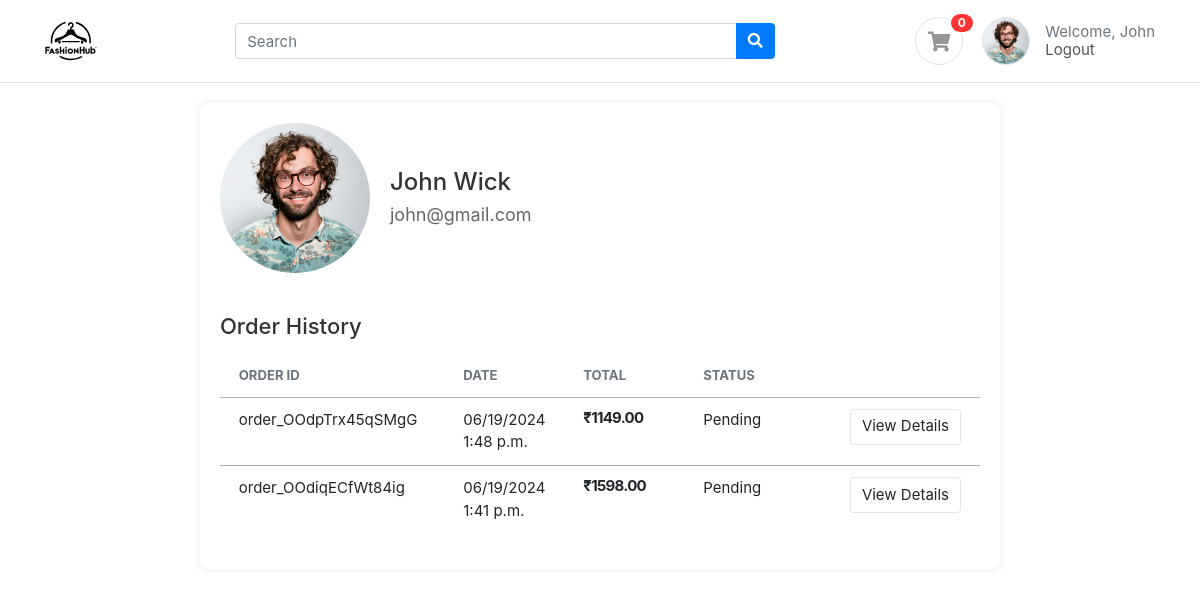
The app's page /accounts/profile/ (signed in) with its own data.
### accounts/models.py (models this page shows, shortened)
class Profile(BaseModel):
  user = models.OneToOneField(User, on_delete=models.CASCADE, related_name='profile')
  is_email_verified = models.BooleanField(default=True)
  email_token = models.CharField(max_length=100, null=True, blank=True)
  profile_image = models.ImageField(upload_to='profile')
  def get_cart_count(self):
    return CartItem.objects.filter(cart__is_paid = False, cart__user = self.user).count()

class Cart(BaseModel):
  user = models.ForeignKey(User, on_delete=models.CASCADE, related_name='carts')
  coupon = models.ForeignKey(Coupon, on_delete=models.SET_NULL, null=True, blank=True)
  is_paid = models.BooleanField(default=False)
  razor_pay_order_id = models.CharField(max_length=100, null=True, blank=True)
  status = models.CharField(max_length=100, default='Pending')
  def get_cart_total(self):
    cart_items = self.cart_items.all()
    price = []
    for cart_item in cart_items:
      price.append(cart_item.get_product_price())
    return sum(price)
  def get_discount_price(self):
    if self.coupon:
      if self.get_cart_total() >= self.coupon.minimum_amount:
        return self.coupon.discount_price
    return 0
  def get_total(self):
    return self.get_cart_total() - self.get_discount_price()

class CartItem(BaseModel):
  cart = models.ForeignKey(Cart, on_delete=models.CASCADE, related_name='cart_items')
  product = models.ForeignKey(Product, on_delete=models.SET_NULL, null=True, blank=True)
  quantity = models.IntegerField(default=1)
  color_variant = models.ForeignKey(ColorVariant, on_delete=models.SET_NULL, null=True, blank=True)
  size_variant = models.ForeignKey(SizeVariant, on_delete=models.SET_NULL, null=True, blank=True)
  def get_product_price(self):
    price = [self.product.price]
    if self.color_variant:
      color_variant_price = self.color_variant.price
      price.append(color_variant_price)
    if self.size_variant:
      size_variant_price = self.size_variant.price
      price.append(size_variant_price)
    return sum(price)

### products/models.py (models this page shows, shortened)
class Product(BaseModel):
  product_name = models.CharField(max_length=100)
  slug = models.SlugField(unique=True, null=True, blank=True)
  category = models.ForeignKey(Category, on_delete=models.CASCADE, related_name='products')
  price = models.IntegerField()
  product_description = models.TextField()
  color_variant = models.ManyToManyField(ColorVariant, blank = True)
  size_variant = models.ManyToManyField(SizeVariant, blank = True)

class SizeVariant(BaseModel):
  size = models.CharField(max_length=100)
  price = models.IntegerField(default=0)

class Coupon(BaseModel):
  coupon_code = models.CharField(max_length=100)
  is_expired = models.BooleanField(default=False)
  discount_price = models.IntegerField(default=100)
  minimum_amount = models.IntegerField(default=500)

### accounts/views.py (the view)
# urls.py: path('profile/', profile, name='profile'),
def profile(request):
  orders = Cart.objects.filter(user_id = request.user.id, is_paid = True).order_by('-created_at')
  context = {
    'orders':orders
  }
  return render(request,'accounts/profile.html', context)

### templates/accounts/profile.html
{% extends "base/base.html" %}{% load static %} {% block start %}
<head>
  <link rel="stylesheet" href="{% static 'css/profile.css' %}" />
</head>
<body>
  <div class="profile-container">
    <div class="profile-header">
      <img
        src="{% static '' %}{{user.profile.profile_image}}"
        alt="User Image"
        class="profile-image"
      />
      <div class="user-info">
        <h1>{{ user.first_name }} {{ user.last_name }}</h1>
        <p>{{ user.email }}</p>
      </div>
    </div>
    <div class="order-history">
      <h2>Order History</h2>
      {% if orders %}
      <table class="table table-borderless table-shopping-cart">
        <thead class="text-muted">
          <tr class="small text-uppercase">
            <th scope="col">Order Id</th>
            <th scope="col" width="120">Date</th>
            <th scope="col" width="120">Total</th>
            <th scope="col" width="80">Status</th>
            <th scope="col" class="text-right" width="200"></th>
          </tr>
        </thead>
        <tbody>
          {% for order in orders%}
          <tr>
            <td>{{order.razor_pay_order_id}}</td>
            <td>
              <div>{{ order.created_at|date:"SHORT_DATETIME_FORMAT" }}</div>
            </td>
            <td>
              <div class="price-wrap">
                <var class="price">&#8377;{{order.get_total}}.00</var>
              </div>
            </td>
            <td>{{order.status}}</td>
            <td class="text-right">
              <a href="{% url 'order_detail' order.uid%}" class="btn btn-light">
                View Details</a
              >
            </td>
          </tr>
          {% endfor %}
        </tbody>
      </table>
      {% else %}
      <p>No previous orders found.</p>
      {% endif %}
    </div>
  </div>
</body>
{% endblock %}

### templates/base/base.html (shortened to what this page needs)
{%load static%}
<!DOCTYPE html>
<html lang="en">
  <head>
    <link
      href="{% static 'css/bootstrap.css' %}"
      rel="stylesheet"
      type="text/css"
    />
    <link
      href="{% static 'fonts/fontawesome/css/all.min.css' %}"
      type="text/css"
      rel="stylesheet"
    />
    <link href="{% static 'css/ui.css' %}" rel="stylesheet" type="text/css" />
    <link href="{% static 'css/responsive.css' %}" rel="stylesheet" />
  </head>
  <body>
    <header class="section-header">
      <section class="header-main border-bottom">
        <div class="container">
          <div class="row align-items-center">
            <div class="col-lg-2 col-4">
              <div class="brand-wrap">
                <a href="/"
                  ><img class="logo" src="{% static 'images/fashionhub.svg' %}"
                /></a>
              </div>
            </div>
            <div class="col-lg-6 col-sm-12">
              <form method="POST" class="search">
                <div class="input-group w-100">
                  <input
                    type="text"
                    class="form-control"
                    placeholder="Search"
                    name="search"
                  />
                  <div class="input-group-append">
                    <button class="btn btn-primary" type="submit">
                      <i class="fa fa-search"></i>
                    </button>
                  </div>
                </div>
              </form>
            </div>
            <div class="col-lg-4 col-sm-6 col-8">
              <div class="widgets-wrap float-md-right">
                <div class="widget-header mr-3">
                  <a
                    href="{% url 'cart' %}"
                    class="icon icon-sm rounded-circle border"
                    ><i class="fa fa-shopping-cart"></i
                  ></a>
                  <span class="badge badge-pill badge-danger notify"
                    >{{request.user.profile.get_cart_count}}</span
                  >
                </div>
                <div class="widget-header icontext">
                  {% if user.first_name %}
                  <a href="{% url 'profile' %}">
                    <img
                      src="{% static '' %}{{user.profile.profile_image}}"
                      class="icon icon-sm rounded-circle border"
                    />
                  </a>
                  {% else %}
                  <div class="icon icon-sm rounded-circle border">
                    <i class="fa fa-user"></i>
                  </div>
                  {% endif %}
                  <div class="text">
                    {% if user.first_name %}
                    <span class="text-muted">Welcome, {{user.first_name}}</span>
                    <div><a href="{% url 'logout'%}">Logout</a></div>
                    {% else %}
                    <span class="text-muted">Welcome!</span>
                    <div>
                      <a href="{% url 'login'%}">Login</a> |
                      <a href="{% url 'register'%}">SignUp</a>
                    </div>
                    {% endif %}
                  </div>
                </div>
              </div>
            </div>
          </div>
        </div>
      </section>
    </header>
    {% block start%}{% endblock %}
  </body>
</html>

### public/static/css/ui.css (style rules this page uses)
html { font-family: "Inter", sans-serif; font-size: 15px; }
.price-wrap { letter-spacing: -0.7px; }
.icon-xs, .icon-sm, .icon-md, .icon-lg { display: inline-block; text-align: center; flex-shrink: 0; flex-grow: 0; }
.icon-sm { width: 48px; height: 48px; line-height: 48px; font-size: 20px; }
var { font-style: normal; }
p:last-child { margin-bottom: 0; }
.header-main { position: relative; padding-top: 1rem; padding-bottom: 1rem; }
.brand-wrap .logo, .navbar-brand .logo { margin-right: 7px; max-height: 52px; display: inline-block; }
.widget-header { display: inline-block; vertical-align: middle; position: relative; }
.widget-header a { color: #545454; }
.widget-header i { color: #969696; }
.widget-header .notify { position: absolute; top: -3px; right: -10px; }
.btn-light { background-color: #fff; border-color: #e4e4e4; }
.icontext { display: inline-flex; align-items: center; vertical-align: middle; }
.icontext .text { width: 100%; line-height: 1.2; color: #212529; }
.icontext .icon { position: relative; margin-right: 15px; flex-shrink: 0; flex-grow: 0; }
.notify { position: absolute; top: -4px; right: -10px; display: inline-block; padding: 0.25em 0.6em; font-size: 12px; line-height: 1; text-align: center; border-radius: 3rem; color: #fff; background-color: #fa3434; }
.price { font-weight: 600; color: #212529; }
.table-shopping-cart.table td, .table-shopping-cart.table th { padding-left: 1.25rem; padding-right: 1.25rem; }
.table-shopping-cart .price-wrap { line-height: 1.2; }
.table-shopping-cart .price { font-weight: bold; margin-right: 5px; display: block; }

### public/static/css/profile.css (style rules this page uses)
.profile-container { max-width: 800px; margin: 20px auto; background-color: #fff; padding: 20px; border-radius: 10px; box-shadow: 0 0 10px rgba(0, 0, 0, 0.1); }
.profile-header { display: flex; align-items: center; margin-bottom: 40px; }
.profile-image { border-radius: 50%; width: 150px; height: 150px; object-fit: cover; margin-right: 20px; }
.user-info h1 { margin: 0; font-size: 24px; color: #333; }
.user-info p { margin: 5px 0 0; font-size: 18px; color: #666; }
.order-history h2 { font-size: 22px; margin-bottom: 15px; color: #333; }
tbody tr { border-top: 1px solid #b2b1b1; }

### records on screen
Cart: razor_pay_order_id "order_OOdpTrx45qSMgG", created_at "06/19/2024 1:48 p.m.", get_total "1149", status "Pending"
Cart: razor_pay_order_id "order_OOdiqECfWt84ig", created_at "06/19/2024 1:41 p.m.", get_total "1598", status "Pending"

### other values on screen
{{ request.user.profile.get_cart_count }} "0"
{{ user.first_name }} "John"
{{ user.last_name }} "Wick"
{{ user.email }} "john@gmail.com"
